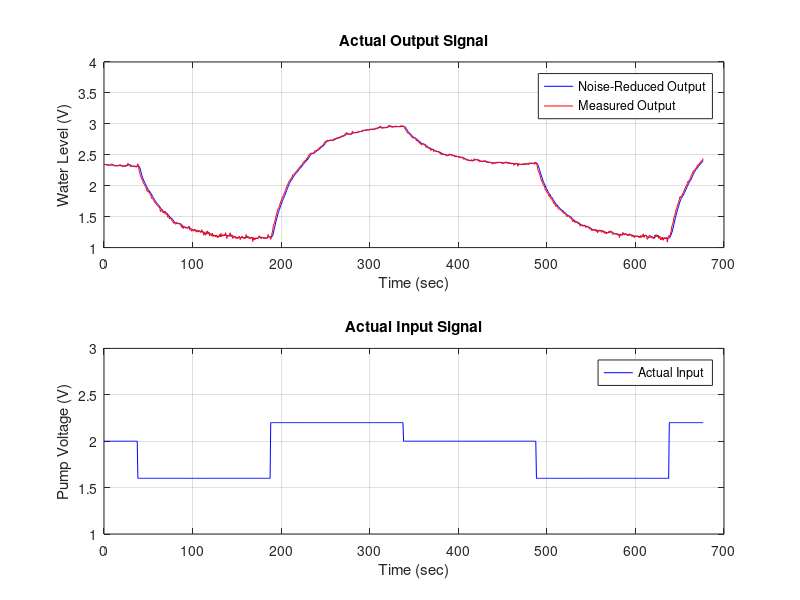
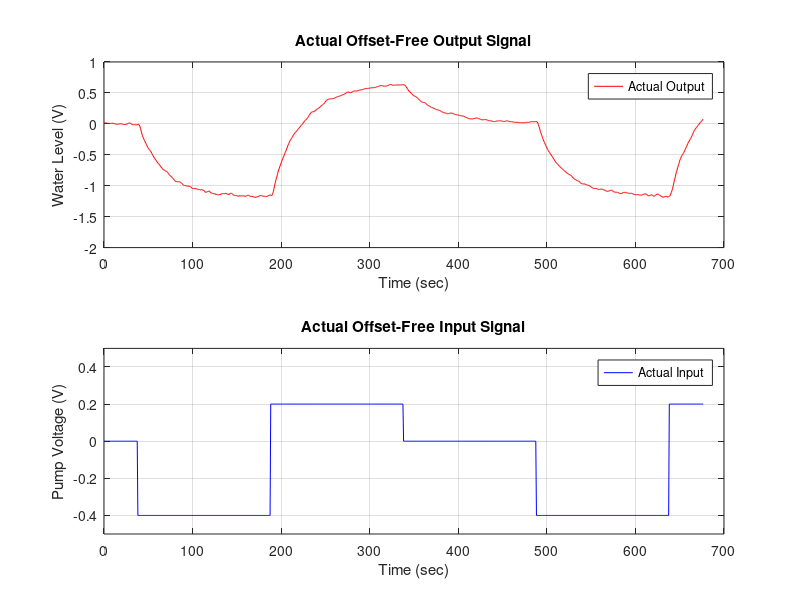
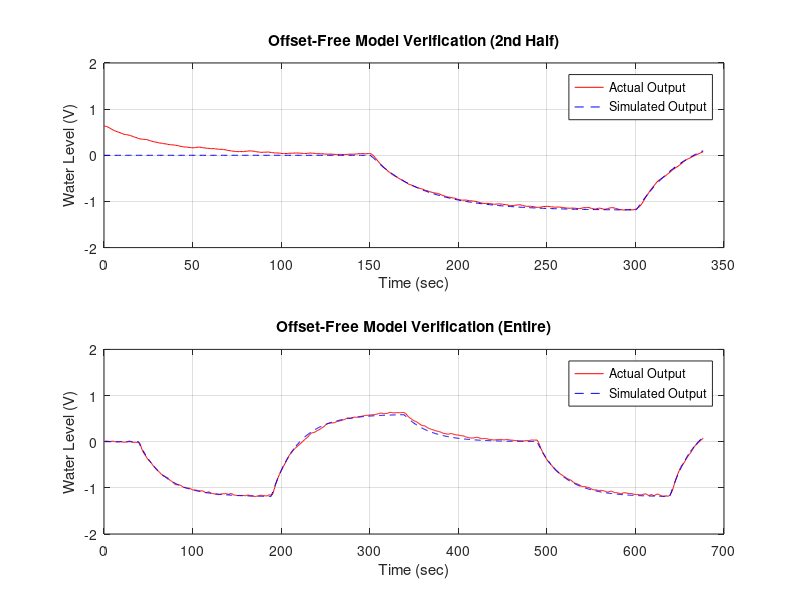

Write MATLAB code to recreate these figures, in order.
% Step 1
load('SysIdenData_StudentVersion.mat'); 
t = LogData.time;
y_act = LogData.signals(1).values(:,2);
y_actm = LogData.signals(1).values(:,1);
u_act = LogData.signals(2).values;

% Step 2
figure;
subplot(2,1,1);
plot(t, y_act, 'b', t, y_actm, 'r');
title('Actual Output Signal');
xlabel('Time (sec)');
ylabel('Water Level (V)');
xlim([0 700]);
ylim([1 4]);
legend('Noise-Reduced Output', 'Measured Output');
grid on;

subplot(2,1,2);
plot(t, u_act, 'b');
title('Actual Input Signal');
xlabel('Time (sec)');
ylabel('Pump Voltage (V)');
legend('Actual Input');
xlim([0 700]);
ylim([1 3]);
grid on;

% Step 3
i = 1;
while u_act(i) == u_act(1)
    i = i + 1;
end
% Output offset
u_offset = u_act(1);
u = u_act - u_offset;
% Input offset
y_offset = mean(y_act(1:i-1));
y = y_act - y_offset;

% Step 4
figure;
subplot(2,1,1);
plot(t, y, 'r');
title('Actual Offset-Free Output Signal');
xlabel('Time (sec)');
ylabel('Water Level (V)');
xlim([0 700]);
ylim([-2 1]);
legend('Actual Output');
grid on;

subplot(2,1,2);
plot(t, u, 'b');
title('Actual Offset-Free Input Signal');
xlabel('Time (sec)');
ylabel('Pump Voltage (V)');
xlim([0 700]);
ylim([-0.5 0.5]);
legend('Actual Input');
grid on;

% Part 2 step a
N = floor(length(y) / 2); % the first half of the offset-free input-output data
k_start = 3;
Y = y(k_start:N);
Phi = [y(k_start-1:N-1), y(k_start-2:N-2), u(k_start-1:N-1), u(k_start-2:N-2)];

% Part 2 step b
theta = inv((Phi' * Phi)) * (Phi' * Y);
a1 = -theta(1);  % a1
a2 = -theta(2);  % a2
b1 = theta(3);  % b1
b2 = theta(4);  % b2

% Part 2 step c
% transfer function
h = t(2)-t(1);
numerator = [b1 b2]; 
denominator = [1 a1 a2]; 
Gz = tf(numerator, denominator, h);% Eq1

% state space
G = [0 1; -a2 -a1];  % matrix G
H = [0; 1];  % matrix H
C = [b2 b1];  % matrix C
D = 0;  % matrix D
sys_ss = ss(G, H, C, D, h);

% Part3 Step a
t_half = t(N+1:end);
y_half = y(N+1:end);
t_half_shifted = t_half - t_half(1);
simulated_output = filter(numerator, denominator, u(N+1:end));

% Step b
figure;
subplot(2,1,1);
plot(t_half_shifted, y_half(),'r', t_half_shifted, simulated_output, 'b--');
title('Offset-Free Model Verification (2nd Half)');
xlabel('Time (sec)');
ylabel('Water Level (V)');
xlim([0 350]);
ylim([-2 2]);
legend('Actual Output', 'Simulated Output');
grid on;


simulated_output2 = filter(numerator, denominator, u(k_start:end));
t_simulated = t(k_start:end);

subplot(2,1,2);
plot(t_simulated, y(k_start:end), 'r', t_simulated, simulated_output2, 'b--');
title('Offset-Free Model Verification (Entire)');
xlabel('Time (sec)');
ylabel('Water Level (V)');
xlim([0 700]);
ylim([-2 2]);
legend('Actual Output', 'Simulated Output');
grid on;

